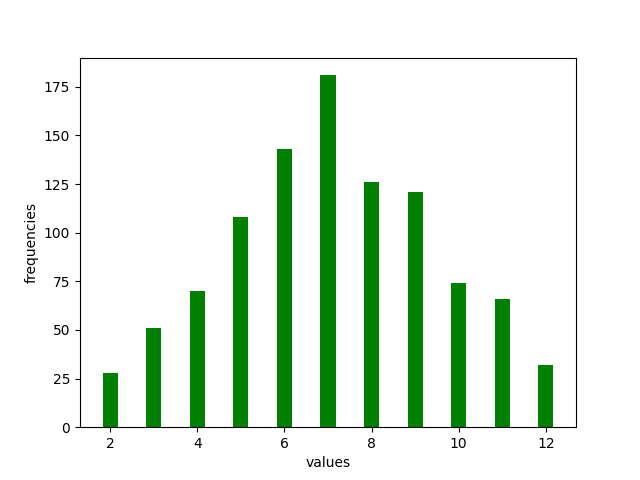

The script that drew this image:
from collections import defaultdict
from random import randint
import matplotlib.pyplot as plt

n = 1000
results = defaultdict(int)
for _ in range(n):
    die_1 = randint(1, 6)
    die_2 = randint(1, 6)
    results[die_1 + die_2] += 1
plt.bar(results.keys(), results.values(), width=0.35, color='green')
plt.xlabel("values")
plt.ylabel("frequencies")
plt.show()
